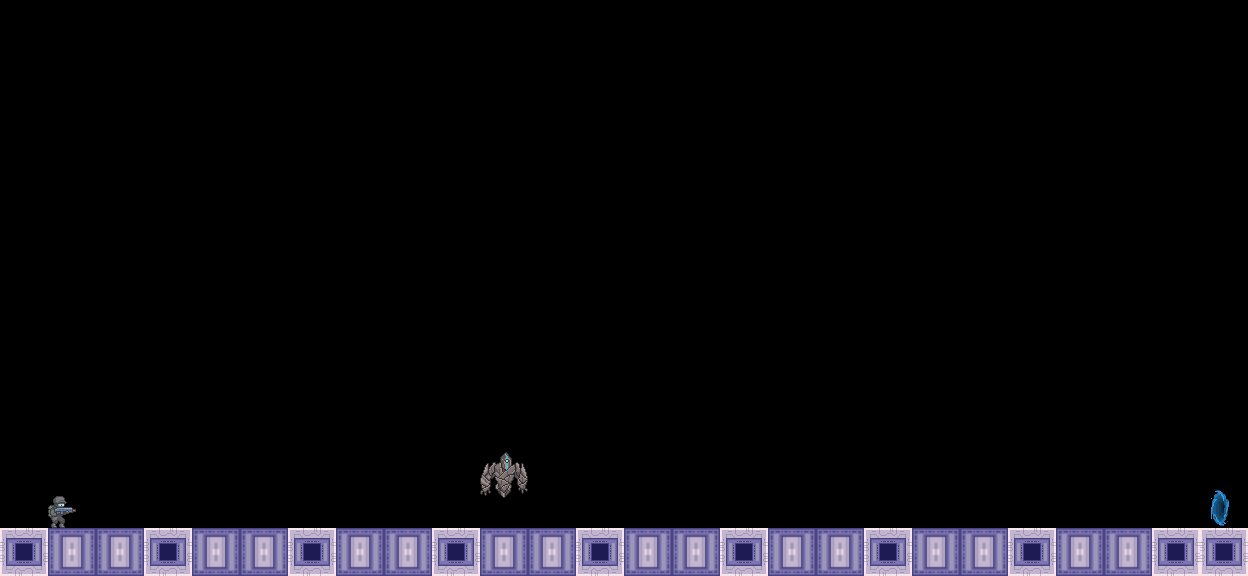

This game map was drawn from its Tiled (.tmx) file and the tilesets committed beside it. A one-line description and the full map source follow:
An orthogonal 26x12 tile map with 48x48 px tiles, 1 tile layer (Capa de patrones 1).

<map version="1.10" tiledversion="1.10.1" orientation="orthogonal" renderorder="right-down" width="26" height="12" tilewidth="48" tileheight="48" infinite="0" nextlayerid="2" nextobjectid="1">
 <editorsettings>
  <export target="../../level4_data.csv" format="csv" />
 </editorsettings>
 <tileset firstgid="1" source="Prueba.tsx" />
 <layer id="1" name="Capa de patrones 1" width="26" height="12">
  <data encoding="csv">
0,0,0,0,0,0,0,0,0,0,0,0,0,0,0,0,0,0,0,0,0,0,0,0,0,0,
0,0,0,0,0,0,0,0,0,0,0,0,0,0,0,0,0,0,0,0,0,0,0,0,0,0,
0,0,0,0,0,0,0,0,0,0,0,0,0,0,0,0,0,0,0,0,0,0,0,0,0,0,
0,0,0,0,0,0,0,0,0,0,0,0,0,0,0,0,0,0,0,0,0,0,0,0,0,0,
0,0,0,0,0,0,0,0,0,0,0,0,0,0,0,0,0,0,0,0,0,0,0,0,0,0,
0,0,0,0,0,0,0,0,0,0,0,0,0,0,0,0,0,0,0,0,0,0,0,0,0,0,
0,0,0,0,0,0,0,0,0,0,0,0,0,0,0,0,0,0,0,0,0,0,0,0,0,0,
0,0,0,0,0,0,0,0,0,0,0,0,0,0,0,0,0,0,0,0,0,0,0,0,0,0,
0,0,0,0,0,0,0,0,0,0,0,0,0,0,0,0,0,0,0,0,0,0,0,0,0,0,
0,0,0,0,0,0,0,0,0,0,0,0,0,0,0,0,0,0,0,0,0,0,0,0,0,0,
0,20,0,0,0,0,0,0,0,0,24,0,0,0,0,0,0,0,0,0,0,0,0,0,0,23,
4,3,3,4,3,3,4,3,3,4,3,3,4,3,3,4,3,3,4,3,3,4,3,3,4,4
</data>
 </layer>
</map>
